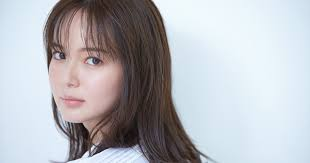
#> input picture extention/convert_image_to_bitmap/images/tabechan.jpeg, 310 x 163 px
$ python convert_image_to_bitmap.py
#> lines starting #> are read from the running program, lines starting #| are printed output that depends on the picture
from PIL import Image

def convert_image_to_bitmap(input_image_path, output_header_path, array_name="image_data"):
    # 画像を開く
#> called with input_image_path = '../images/tabechan.jpeg', output_header_path = '../../lib/image.h', array_name = 'image_data'
    img = Image.open(input_image_path)
#> img is the input picture: PIL image 310x163 RGB; mean R, G, B 180.5, 181.8, 187.1

    # 画像を135x240ピクセルにリサイズ
    img = img.resize((135, 240))
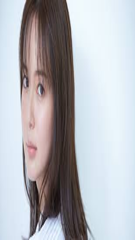
#> img: PIL image 135x240 RGB; mean R, G, B 180.5, 181.8, 187.1

    # 画像を1ビットビットマップ形式に変換
    img = img.convert("1")
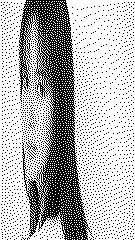
#> img: PIL image 135x240 1; 71.4% white; black in thin lines or dots

    # ビットマップデータを取得
    bitmap_data = img.tobytes()

    # ヘッダーファイルに書き込む
    with open(output_header_path, 'w') as header_file:
        header_file.write(f"const unsigned char {array_name}[] PROGMEM = {{\n")
        for i, byte in enumerate(bitmap_data):
            header_file.write(f"0x{byte:02X}")
            if i < len(bitmap_data) - 1:
                header_file.write(", ")
            if (i + 1) % 12 == 0:  # 12バイトごとに改行
                header_file.write("\n")
#> this loop made 4080 passes
#> byte on passes 1 to 3: 255, 255, 255
        header_file.write("\n};\n")

if __name__ == "__main__":
    # 入力画像のパスと出力ヘッダーファイルのパス
    input_image_path = "../images/tabechan.jpeg"
    output_header_path = "../../lib/image.h"

    # 画像を変換してヘッダーファイルに書き込む
    convert_image_to_bitmap(input_image_path, output_header_path)
